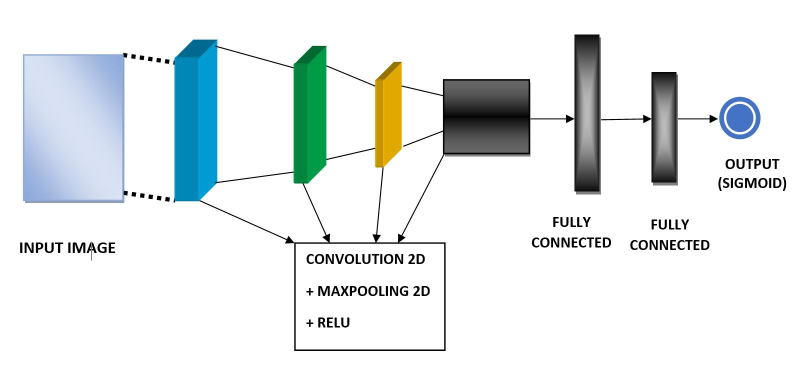
#> input picture images/image-classification.JPG, 1620 x 781 px (shown at 1/2 size)
$ python resize_spicy_samples.py --src ../images --dest out
#> lines starting #> are read from the running program, lines starting #| are printed output that depends on the picture
"""Resize and copy sample spicy images for demo and training.

This helper resizes up to N images from a source samples folder and
writes demo-sized images (512px) to the demo `examples` folder and
training-sized images (224px) under an inner `train/` folder.

Install dependency: `pip install pillow`
"""
import os
import argparse
from PIL import Image

def ensure_dir(p):
    if not os.path.exists(p):
        os.makedirs(p)

def resize_and_save(src_path, dest_path, size):
#> called with src_path = '../images/image-classification.JPG', dest_path = 'out/spicy_example_1.jpg', size = 512
    with Image.open(src_path) as im:
#> im is the input picture: PIL image 1620x781 RGB; mean R, G, B 230.4, 235.6, 235.9
        im = im.convert('RGB')
        im.thumbnail((size, size), Image.LANCZOS)
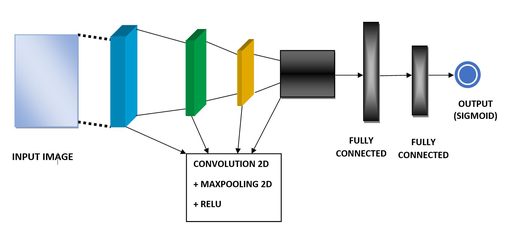
#> im: PIL image 512x247 RGB; mean R, G, B 230.1, 235.3, 235.6
        im.save(dest_path, format='JPEG', quality=90)


def main():
    parser = argparse.ArgumentParser()
    parser.add_argument('--src', required=True, help='Source samples directory')
    parser.add_argument('--dest', required=True, help='Destination examples directory (relative to repo root)')
    parser.add_argument('--count', type=int, default=3, help='Number of sample images to copy')
    parser.add_argument('--demo_size', type=int, default=512, help='Pixel size for demo images')
    parser.add_argument('--train_size', type=int, default=224, help='Pixel size for training images')
    args = parser.parse_args()

    src = args.src
    dest = args.dest
    demo_size = args.demo_size
    train_size = args.train_size
    count = args.count

    ensure_dir(dest)
    train_dir = os.path.join(dest, 'train')
    ensure_dir(train_dir)

    # Find image files (jpg/jpeg/png)
    exts = ('.jpg', '.jpeg', '.png')
    files = [os.path.join(src, f) for f in os.listdir(src) if f.lower().endswith(exts)]
    files = sorted(files)

    if not files:
        print('No image files found in', src)
        return

    picked = files[:count]
    for i, path in enumerate(picked, start=1):
        demo_name = f'spicy_example_{i}.jpg'
        train_name = f'spicy_example_{i}_train.jpg'
        demo_dest = os.path.join(dest, demo_name)
        train_dest = os.path.join(train_dir, train_name)
        try:
            resize_and_save(path, demo_dest, demo_size)
            resize_and_save(path, train_dest, train_size)
#> call 2 of resize_and_save, with src_path = '../images/image-classification.JPG', dest_path = 'out/train/spicy_example_1_train.jpg', size = 224
#> in resize_and_save (call 2), `im.thumbnail((size, size), Image.LANCZOS)`:
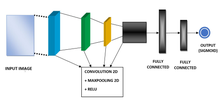
#> im: PIL image 224x108 RGB; mean R, G, B 229.9, 235.1, 235.4
            print('Saved', demo_dest, 'and', train_dest)
        except Exception as e:
            print('Error processing', path, e)
#> pass 2 of the loop in main, `for i, path in enumerate(picked, start=1):`:
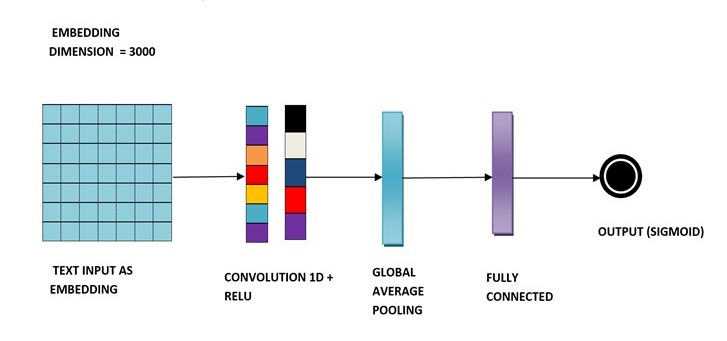
#> input picture images/text-classification.JPG, 727 x 341 px
#> in resize_and_save, im is the input picture: PIL image 727x341 RGB; mean R, G, B 235.2, 238.8, 240.7
#> in resize_and_save (call 3), `im.thumbnail((size, size), Image.LANCZOS)`:
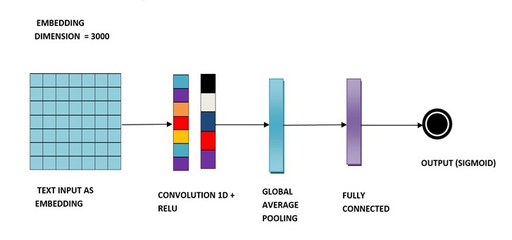
#> im: PIL image 512x240 RGB; mean R, G, B 235.1, 238.6, 240.6
#> in resize_and_save (call 4), `im.thumbnail((size, size), Image.LANCZOS)`:
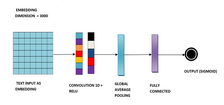
#> im: PIL image 224x105 RGB; mean R, G, B 235, 238.5, 240.5

if __name__ == '__main__':
    main()
